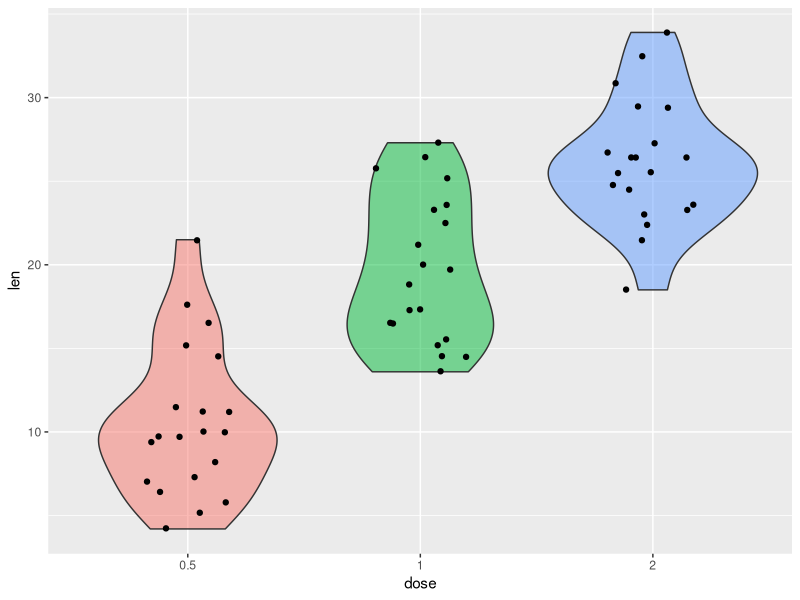
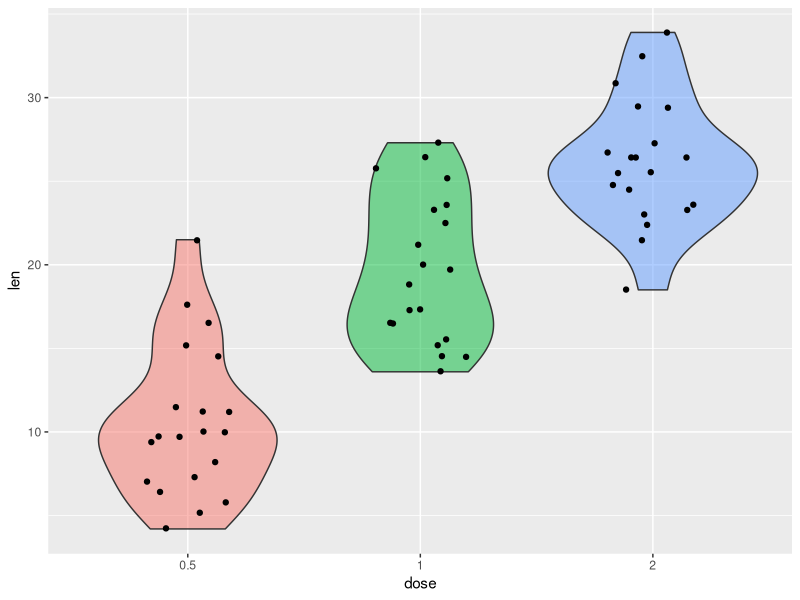
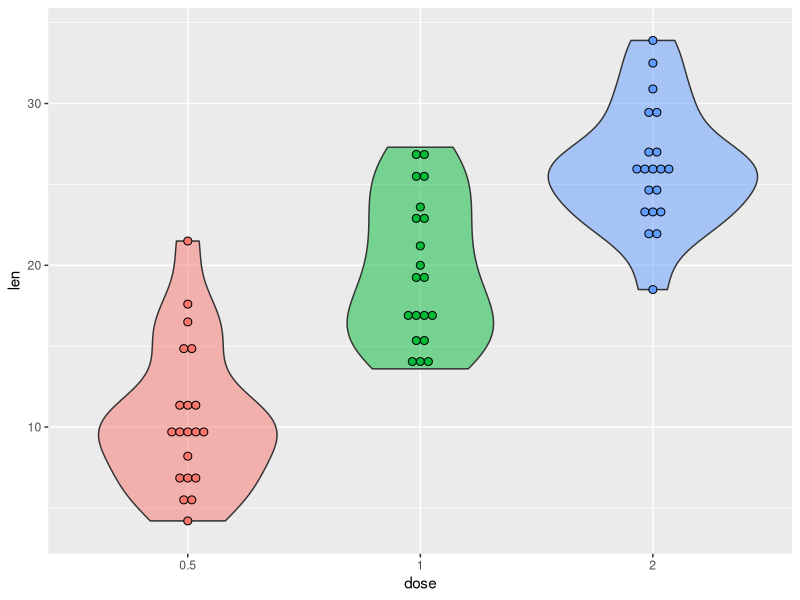
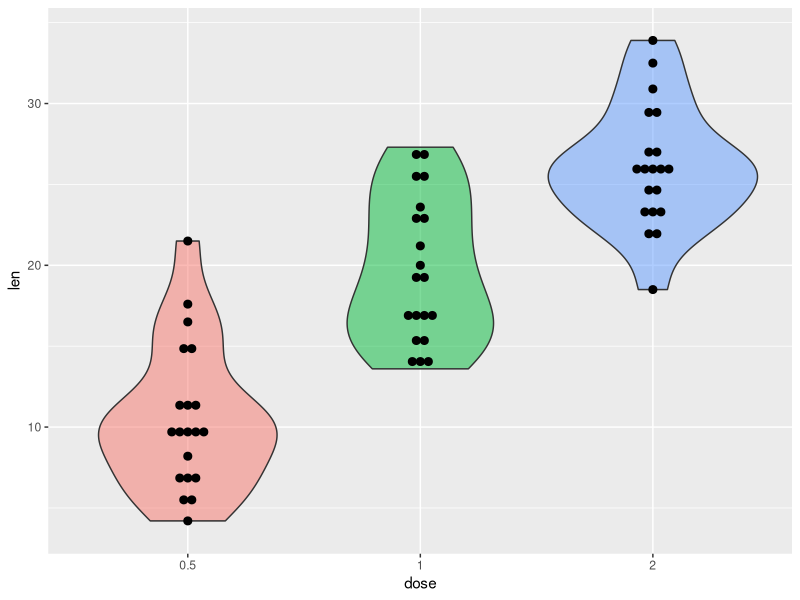

These charts were generated, in order, by the following R code: (Note: this script raises an error after producing the figures.)
library(ggplot2)

df <- ToothGrowth
df$dose <- as.factor(df$dose)

# option 1
ggplot(df, aes(x = dose, y = len, fill = dose)) +
  geom_violin(alpha = 0.5) +
  geom_point(position = position_jitter(seed = 1, width = 0.2)) +
  theme(legend.position = "none")

# option 2
ggplot(df, aes(x = dose, y = len, fill = dose)) +
  geom_violin(alpha = 0.5) +
  geom_jitter(position = position_jitter(seed = 1, width = 0.2)) +
  theme(legend.position = "none")

# Adding a dot plot
ggplot(df, aes(x = dose, y = len, fill = dose)) +
  geom_violin(alpha = 0.5) +
  geom_dotplot(binaxis = "y",
               stackdir = "center",
               dotsize = 0.5) +
  theme(legend.position = "none")

ggplot(df, aes(x = dose, y = len, fill = dose)) +
  geom_violin(alpha = 0.5) +
  geom_dotplot(binaxis= "y",
               stackdir = "center",
               dotsize = 0.5,
               fill = 1) +
  theme(legend.position = "none")

# Adding a beeswarm
ggplot(df, aes(x = dose, y = len, fill = dose)) +
  geom_violin(alpha = 0.5) +
  geom_beeswarm() +
  theme(legend.position = "none")

ggplot(df, aes(x = dose, y = len, fill = dose)) +
  geom_violin(alpha = 0.5) +
  geom_quasirandom() +
  theme(legend.position = "none")
